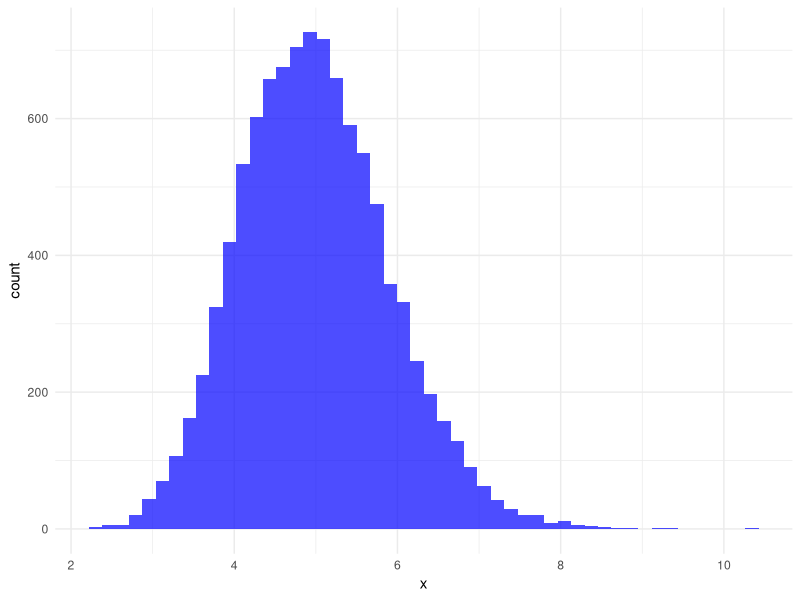
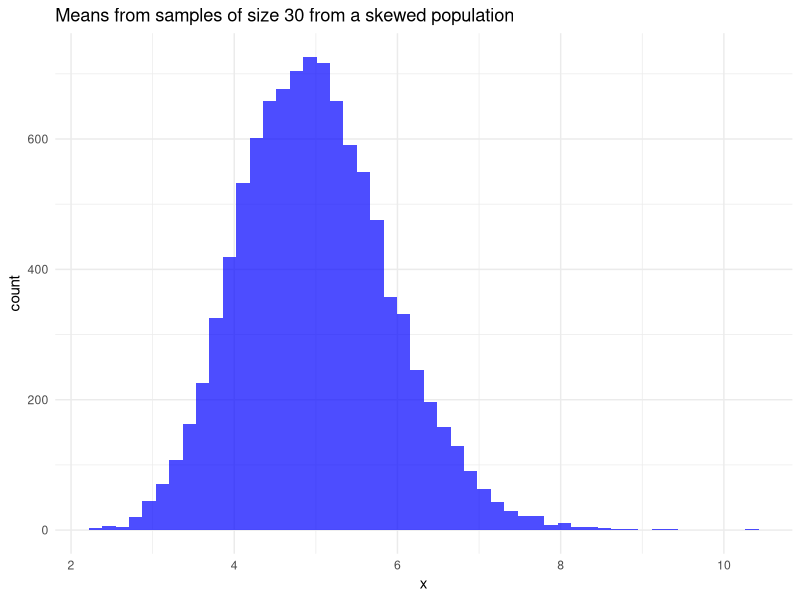

These figures' R source, in order:
## ---- chunk 1
#| message: false
#| warning: false

library(tidyverse)
## ---- chunk 2
data_sci <- list(
  first = c("first it must work", "then it can be" , "pretty"),
  DRY = c("Do not", "Repeat", "Yourself"),
  dont_forget = c("garbage", "in", "out"),
  our_first_tibble = mpg,
  integers = 1:25,
  doubles = sqrt(1:25),
  tidyverse = c(pack1 = "ggplot2", 
                pack2 = "dplyr", 
                pack3 = "lubridate", 
                etc = "and more!"),
  opinion = list("SDS 264 is",  
                 c("awesome!", "amazing!", "rainbows!"))
)

str(data_sci)
## ---- chunk 3
set.seed(42)
sample_means <- numeric(10000)

for (i in 1:10000) {
  sample_means[i] <- mean(rexp(30, rate = 0.2))
}

tibble(x = sample_means) |>
  ggplot(aes(x = x)) +
  geom_histogram(bins = 50, fill = "blue", alpha = 0.7) +
  theme_minimal()
## ---- chunk 4
clt_simulation <- function(samp_size = 30, n_means = 10000) {
  set.seed(42)
  sample_means <- numeric(n_means)
  
  for (i in 1:n_means) {
    sample_means[i] <- mean(rexp(samp_size, rate = 0.2))
  }
  
  tibble(x = sample_means) |>
    ggplot(aes(x = x)) +
    geom_histogram(bins = 50, fill = "blue", alpha = 0.7) +
    theme_minimal() +
    labs(title = paste("Means from samples of size", samp_size, "from a skewed population"))
}

clt_simulation()
